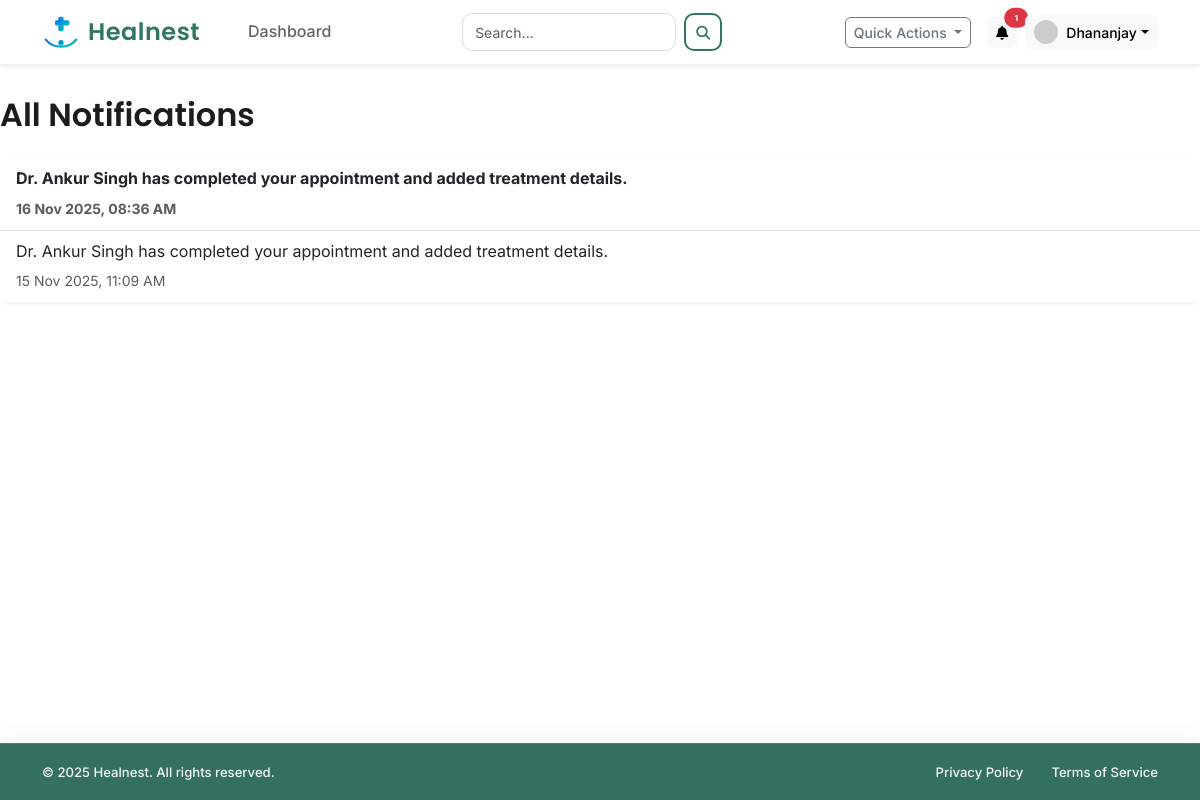
Before: /notifications (signed in) with the older database file.
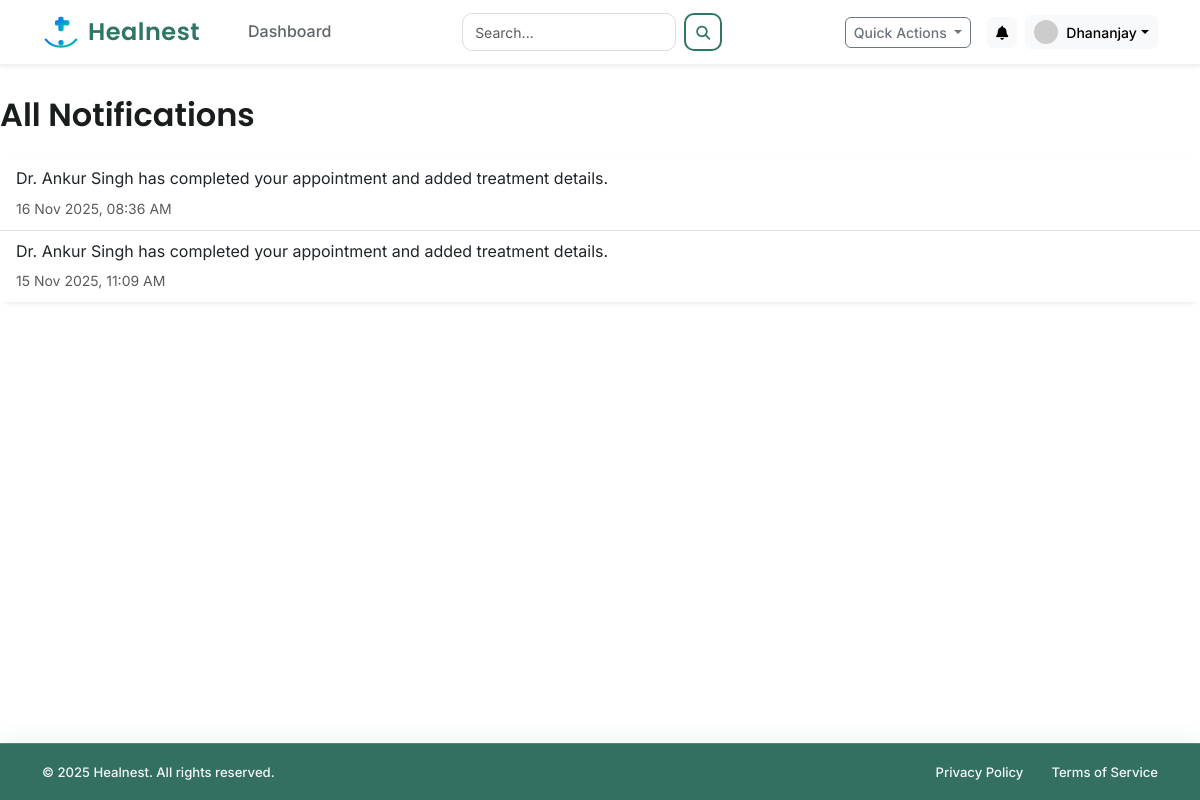
After: the same page with the newer database file.
### app/models.py (models this page shows)
class Notification(db.Model):
    __tablename__ = 'notification'
    id = db.Column(db.Integer, primary_key=True)
    user_id = db.Column(db.Integer, db.ForeignKey('user.id'), nullable=False)
    message = db.Column(db.Text, nullable=False)
    is_read = db.Column(db.Boolean, default=False)
    created_at = db.Column(db.DateTime, default=datetime.utcnow)

### app/routes/main_routes.py (the view)
@main_bp.route('/notifications')
@login_required
def notifications():
    all_notifications = Notification.query.filter_by(user_id=current_user.id).order_by(Notification.created_at.desc()).all()
    for notification in current_user.notifications:
        notification.is_read = True
    db.session.commit()
    return render_template('notifications.html', title='My Notifications', notifications=all_notifications)

### app/__init__.py (called while the page is built)
@app.context_processor
def inject_notifications():
    if current_user.is_authenticated:
        unread_notifications = Notification.query.filter_by(user_id=current_user.id, is_read=False).order_by(Notification.created_at.desc()).limit(5).all()
        notification_count = Notification.query.filter_by(user_id=current_user.id, is_read=False).count()
        return dict(unread_notifications=unread_notifications, notification_count=notification_count)
    return dict(unread_notifications=[], notification_count=0)

@app.context_processor
def inject_notifications():
    if current_user.is_authenticated:
        unread_notifications = Notification.query.filter_by(user_id=current_user.id, is_read=False).order_by(Notification.created_at.desc()).limit(5).all()
        notification_count = Notification.query.filter_by(user_id=current_user.id, is_read=False).count()
        return dict(unread_notifications=unread_notifications, notification_count=notification_count)
    return dict(unread_notifications=[], notification_count=0)

### app/models.py (called while the page is built)
@login_manager.user_loader
def load_user(user_id):
    return User.query.get(int(user_id))

### app/templates/notifications.html
{% extends "layout.html" %}
{% block content %}
    <h2 class="mb-4">All Notifications</h2>
    <div class="card shadow-sm">
        <ul class="list-group list-group-flush">
            {% for notification in notifications %}
            <li class="list-group-item {% if not notification.is_read %}fw-bold{% endif %}">
                <p class="mb-1">{{ notification.message }}</p>
                <small class="text-muted">{{ notification.created_at.strftime('%d %b %Y, %I:%M %p') }}</small>
            </li>
            {% else %}
            <li class="list-group-item text-center text-muted">You have no notifications.</li>
            {% endfor %}
        </ul>
    </div>
{% endblock content %}

### app/templates/layout.html (shortened to what the changed rows need)
<!DOCTYPE html>
<html lang="en">
<head>
    <link href="https://cdn.jsdelivr.net/npm/bootstrap@5.3.3/dist/css/bootstrap.min.css" rel="stylesheet">
    <link rel="stylesheet" href="https://cdnjs.cloudflare.com/ajax/libs/font-awesome/6.5.2/css/all.min.css">
    <link rel="stylesheet" href="{{ url_for('static', filename='css/style.css') }}">
    <link rel="stylesheet" href="{{ url_for('static', filename='css/layout.css') }}">
</head>
<body id="page-top" class="{% if current_user.is_authenticated %}bg-dashboard{% else %}bg-light{% endif %}">
    <nav class="navbar navbar-expand-lg fixed-top bg-white shadow-sm py-2">
        <div class="container">
            <div class="collapse navbar-collapse" id="navbarNavDropdown">
                <div class="d-flex align-items-center ms-auto">
                    {% if current_user.is_authenticated %}
                    <div class="dropdown me-2">
                        <button class="btn btn-sm btn-light position-relative" type="button" data-bs-toggle="dropdown"
                            aria-expanded="false" aria-label="Notifications">
                            <i class="fas fa-bell"></i>
                            {% if notification_count > 0 %}
                            <span
                                class="position-absolute top-0 start-100 translate-middle badge rounded-pill bg-danger"
                                style="font-size: 0.6em;">
                                {{ notification_count }}
                            </span>
                            {% endif %}
                        </button>
                    </div>
                    {% else %}
                    <a href="{{ url_for('main.login') }}" class="btn-login me-2">Login</a>
                    <a href="{{ url_for('main.register') }}" class="btn-signup">Sign Up</a>
                    {% endif %}
                </div>
            </div>
        </div>
    </nav>
    <main class="flex-shrink-0 py-4">
        {% block content %}{% endblock %}
    </main>
</body>
</html>

Changed rows visible on the page:
changed Notification "16 Nov 2025, 08:36 AM": is_read False → True (drawn)
Other visible differences:
{{ notification_count }}: "1" → (not shown)
